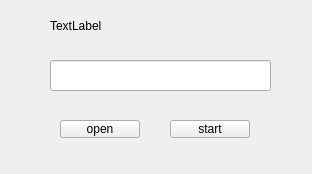
<?xml version="1.0" encoding="UTF-8"?>
<ui version="4.0">
 <class>MainWindow</class>
 <widget class="QMainWindow" name="MainWindow">
  <property name="geometry">
   <rect>
    <x>0</x>
    <y>0</y>
    <width>312</width>
    <height>174</height>
   </rect>
  </property>
  <property name="sizePolicy">
   <sizepolicy hsizetype="Fixed" vsizetype="Fixed">
    <horstretch>0</horstretch>
    <verstretch>0</verstretch>
   </sizepolicy>
  </property>
  <property name="windowTitle">
   <string>MainWindow</string>
  </property>
  <widget class="QWidget" name="centralwidget">
   <widget class="QPushButton" name="openButton">
    <property name="geometry">
     <rect>
      <x>60</x>
      <y>120</y>
      <width>80</width>
      <height>18</height>
     </rect>
    </property>
    <property name="text">
     <string>open</string>
    </property>
   </widget>
   <widget class="QPushButton" name="startButton">
    <property name="geometry">
     <rect>
      <x>170</x>
      <y>120</y>
      <width>80</width>
      <height>18</height>
     </rect>
    </property>
    <property name="text">
     <string>start</string>
    </property>
   </widget>
   <widget class="QLineEdit" name="pathEdit">
    <property name="geometry">
     <rect>
      <x>50</x>
      <y>60</y>
      <width>221</width>
      <height>31</height>
     </rect>
    </property>
   </widget>
   <widget class="QLabel" name="statusLabel">
    <property name="geometry">
     <rect>
      <x>50</x>
      <y>10</y>
      <width>201</width>
      <height>31</height>
     </rect>
    </property>
    <property name="text">
     <string>TextLabel</string>
    </property>
   </widget>
  </widget>
 </widget>
 <resources/>
 <connections>
  <connection>
   <sender>openButton</sender>
   <signal>clicked()</signal>
   <receiver>MainWindow</receiver>
   <slot>getPath()</slot>
   <hints>
    <hint type="sourcelabel">
     <x>175</x>
     <y>269</y>
    </hint>
    <hint type="destinationlabel">
     <x>99</x>
     <y>260</y>
    </hint>
   </hints>
  </connection>
  <connection>
   <sender>startButton</sender>
   <signal>clicked()</signal>
   <receiver>MainWindow</receiver>
   <slot>start()</slot>
   <hints>
    <hint type="sourcelabel">
     <x>352</x>
     <y>262</y>
    </hint>
    <hint type="destinationlabel">
     <x>429</x>
     <y>257</y>
    </hint>
   </hints>
  </connection>
 </connections>
 <slots>
  <slot>getPath()</slot>
  <slot>start()</slot>
 </slots>
</ui>
